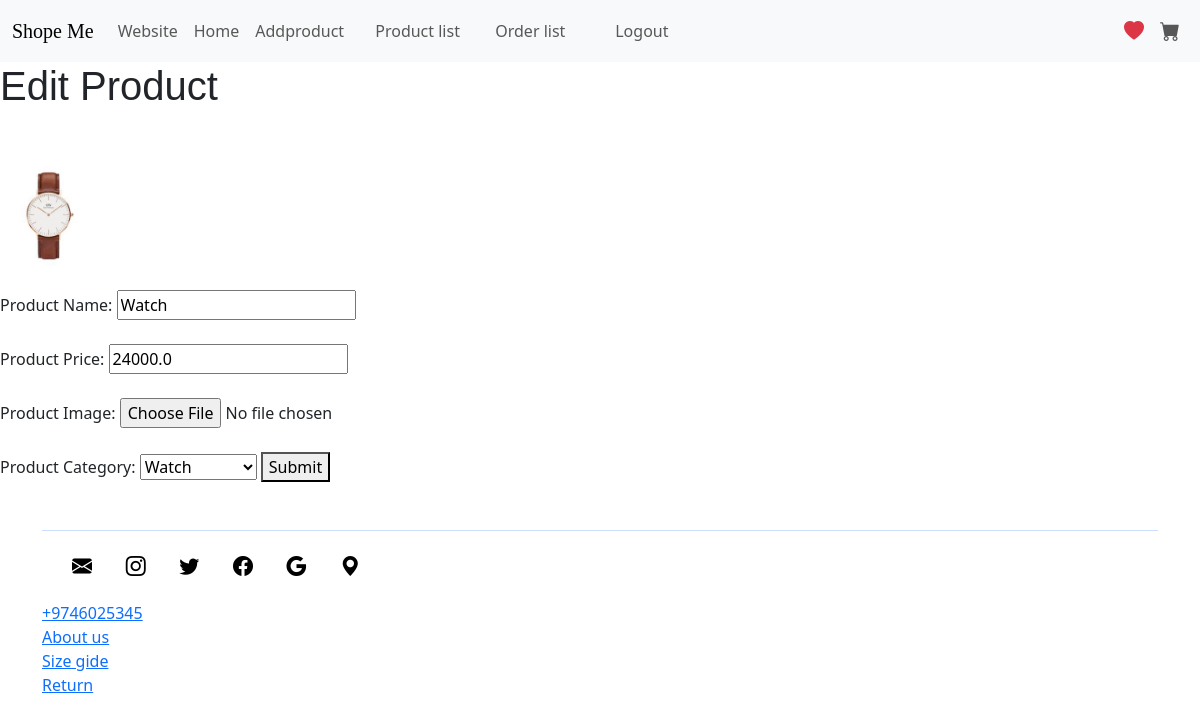
/editproduct/4, run on the app's committed database.
### pages/models.py (models this page shows, shortened)
class Product(models.Model):
    pro_name = models.CharField(max_length=255)
    pro_cat = models.IntegerField(null=True)
    pro_price = models.FloatField()
    pro_img = models.CharField(max_length=255)
    pro_stock = models.CharField(max_length=255,default=1)

### pages/views.py (the view, shortened to what this page needs)
# urls.py: path('editproduct/<int:id>',views.editproduct, name="editproduct"),
def editproduct(request,id):
    template = loader.get_template('editproduct.html')
    product = Product.objects.filter(id=id)[0]
    cats = Category.objects.all().values()
    context = {
        'product':product,
        'cats':cats,
    }
    return HttpResponse(template.render(context,request))

### pages/templates/editproduct.html (shortened to what this page needs)
{%  extends 'adminmaster.html' %}
{% load static %}
{% block content %}
    <h1>Edit Product</h1>
  <br><br>
    <form action="" method="post" enctype="multipart/form-data">
        <img src="{% static 'uploads/' %}{{product.pro_img}}" alt="" class="adminproimg"  >
        <br><br>
        <label for="">Product Name:</label>
        <input type="text" name="pro_name" value="{{ product.pro_name }}"><br><br>
        <label for="">Product Price:</label>
        <input type="text" name="pro_price" value="{{ product.pro_price }}"><br><br>
        <label for="">Product Image:</label>
        <input type="file" name="pro_img"><br><br>
        <label for="">Product Category:</label>
        <select name="pro_cat" id="">
            {% for x in cats %}
            {% if x.id == product.pro_cat %}
            <option value="{{ x.id }}" selected>{{ x.cat_name }}</option>
            {% else %}
            <option value="{{ x.id }}">{{ x.cat_name }}</option>
            {% endif %}
            {% endfor %}
        </select>
        <button type="submit">Submit</button>
    </form>
    <br><br>
{% endblock %}

### pages/static/product.css (style rules this page uses)
:root { scroll-behavior: smooth; }
body { font-family: "Open Sans", sans-serif; background: #f6f9ff; color: #444444; }
h1, h2, h3, h4, h5, h6 { font-family: "Nunito", sans-serif; }

### pages/static/mystyle.css (style rules this page uses)
.adminproimg { width: 100px; height: 100px; }

### data on the page
Product: pro_img (picture), pro_name "Watch", pro_price "24000.0"

### other printed values
form field pro_cat "Watch"
